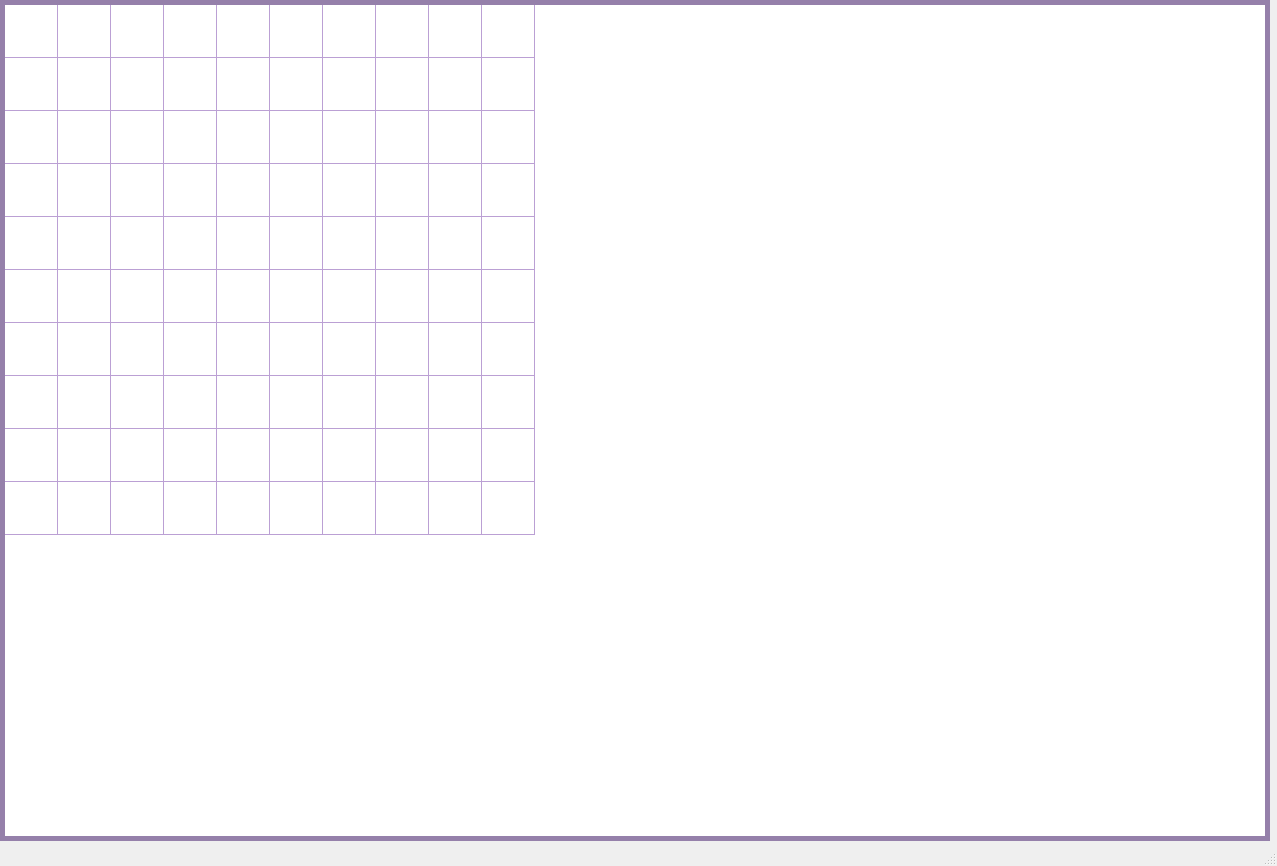
<?xml version="1.0" encoding="UTF-8"?>
<ui version="4.0">
 <class>MainWindow</class>
 <widget class="QMainWindow" name="MainWindow">
  <property name="geometry">
   <rect>
    <x>0</x>
    <y>0</y>
    <width>1277</width>
    <height>866</height>
   </rect>
  </property>
  <property name="windowTitle">
   <string>MainWindow</string>
  </property>
  <property name="windowOpacity">
   <double>2.000000000000000</double>
  </property>
  <widget class="QWidget" name="centralwidget">
   <widget class="QTableWidget" name="tableWidget">
    <property name="enabled">
     <bool>true</bool>
    </property>
    <property name="geometry">
     <rect>
      <x>0</x>
      <y>0</y>
      <width>1270</width>
      <height>841</height>
     </rect>
    </property>
    <property name="sizePolicy">
     <sizepolicy hsizetype="Fixed" vsizetype="Fixed">
      <horstretch>0</horstretch>
      <verstretch>0</verstretch>
     </sizepolicy>
    </property>
    <property name="minimumSize">
     <size>
      <width>1270</width>
      <height>841</height>
     </size>
    </property>
    <property name="maximumSize">
     <size>
      <width>1270</width>
      <height>841</height>
     </size>
    </property>
    <property name="sizeIncrement">
     <size>
      <width>0</width>
      <height>0</height>
     </size>
    </property>
    <property name="palette">
     <palette>
      <active>
       <colorrole role="WindowText">
        <brush brushstyle="SolidPattern">
         <color alpha="255">
          <red>0</red>
          <green>0</green>
          <blue>0</blue>
         </color>
        </brush>
       </colorrole>
       <colorrole role="Button">
        <brush brushstyle="SolidPattern">
         <color alpha="255">
          <red>224</red>
          <green>192</green>
          <blue>255</blue>
         </color>
        </brush>
       </colorrole>
       <colorrole role="Light">
        <brush brushstyle="SolidPattern">
         <color alpha="255">
          <red>255</red>
          <green>255</green>
          <blue>255</blue>
         </color>
        </brush>
       </colorrole>
       <colorrole role="Midlight">
        <brush brushstyle="SolidPattern">
         <color alpha="255">
          <red>239</red>
          <green>223</green>
          <blue>255</blue>
         </color>
        </brush>
       </colorrole>
       <colorrole role="Dark">
        <brush brushstyle="SolidPattern">
         <color alpha="255">
          <red>112</red>
          <green>96</green>
          <blue>127</blue>
         </color>
        </brush>
       </colorrole>
       <colorrole role="Mid">
        <brush brushstyle="SolidPattern">
         <color alpha="255">
          <red>149</red>
          <green>128</green>
          <blue>170</blue>
         </color>
        </brush>
       </colorrole>
       <colorrole role="Text">
        <brush brushstyle="SolidPattern">
         <color alpha="255">
          <red>0</red>
          <green>0</green>
          <blue>0</blue>
         </color>
        </brush>
       </colorrole>
       <colorrole role="BrightText">
        <brush brushstyle="SolidPattern">
         <color alpha="255">
          <red>255</red>
          <green>255</green>
          <blue>255</blue>
         </color>
        </brush>
       </colorrole>
       <colorrole role="ButtonText">
        <brush brushstyle="SolidPattern">
         <color alpha="255">
          <red>0</red>
          <green>0</green>
          <blue>0</blue>
         </color>
        </brush>
       </colorrole>
       <colorrole role="Base">
        <brush brushstyle="SolidPattern">
         <color alpha="255">
          <red>255</red>
          <green>255</green>
          <blue>255</blue>
         </color>
        </brush>
       </colorrole>
       <colorrole role="Window">
        <brush brushstyle="SolidPattern">
         <color alpha="255">
          <red>224</red>
          <green>192</green>
          <blue>255</blue>
         </color>
        </brush>
       </colorrole>
       <colorrole role="Shadow">
        <brush brushstyle="SolidPattern">
         <color alpha="255">
          <red>0</red>
          <green>0</green>
          <blue>0</blue>
         </color>
        </brush>
       </colorrole>
       <colorrole role="AlternateBase">
        <brush brushstyle="SolidPattern">
         <color alpha="255">
          <red>239</red>
          <green>223</green>
          <blue>255</blue>
         </color>
        </brush>
       </colorrole>
       <colorrole role="NoRole">
        <brush brushstyle="SolidPattern">
         <color alpha="255">
          <red>141</red>
          <green>31</green>
          <blue>149</blue>
         </color>
        </brush>
       </colorrole>
       <colorrole role="ToolTipBase">
        <brush brushstyle="SolidPattern">
         <color alpha="255">
          <red>255</red>
          <green>255</green>
          <blue>220</blue>
         </color>
        </brush>
       </colorrole>
       <colorrole role="ToolTipText">
        <brush brushstyle="SolidPattern">
         <color alpha="255">
          <red>0</red>
          <green>0</green>
          <blue>0</blue>
         </color>
        </brush>
       </colorrole>
       <colorrole role="PlaceholderText">
        <brush brushstyle="SolidPattern">
         <color alpha="128">
          <red>187</red>
          <green>134</green>
          <blue>190</blue>
         </color>
        </brush>
       </colorrole>
      </active>
      <inactive>
       <colorrole role="WindowText">
        <brush brushstyle="SolidPattern">
         <color alpha="255">
          <red>0</red>
          <green>0</green>
          <blue>0</blue>
         </color>
        </brush>
       </colorrole>
       <colorrole role="Button">
        <brush brushstyle="SolidPattern">
         <color alpha="255">
          <red>224</red>
          <green>192</green>
          <blue>255</blue>
         </color>
        </brush>
       </colorrole>
       <colorrole role="Light">
        <brush brushstyle="SolidPattern">
         <color alpha="255">
          <red>255</red>
          <green>255</green>
          <blue>255</blue>
         </color>
        </brush>
       </colorrole>
       <colorrole role="Midlight">
        <brush brushstyle="SolidPattern">
         <color alpha="255">
          <red>239</red>
          <green>223</green>
          <blue>255</blue>
         </color>
        </brush>
       </colorrole>
       <colorrole role="Dark">
        <brush brushstyle="SolidPattern">
         <color alpha="255">
          <red>112</red>
          <green>96</green>
          <blue>127</blue>
         </color>
        </brush>
       </colorrole>
       <colorrole role="Mid">
        <brush brushstyle="SolidPattern">
         <color alpha="255">
          <red>149</red>
          <green>128</green>
          <blue>170</blue>
         </color>
        </brush>
       </colorrole>
       <colorrole role="Text">
        <brush brushstyle="SolidPattern">
         <color alpha="255">
          <red>0</red>
          <green>0</green>
          <blue>0</blue>
         </color>
        </brush>
       </colorrole>
       <colorrole role="BrightText">
        <brush brushstyle="SolidPattern">
         <color alpha="255">
          <red>255</red>
          <green>255</green>
          <blue>255</blue>
         </color>
        </brush>
       </colorrole>
       <colorrole role="ButtonText">
        <brush brushstyle="SolidPattern">
         <color alpha="255">
          <red>0</red>
          <green>0</green>
          <blue>0</blue>
         </color>
        </brush>
       </colorrole>
       <colorrole role="Base">
        <brush brushstyle="SolidPattern">
         <color alpha="255">
          <red>255</red>
          <green>255</green>
          <blue>255</blue>
         </color>
        </brush>
       </colorrole>
       <colorrole role="Window">
        <brush brushstyle="SolidPattern">
         <color alpha="255">
          <red>224</red>
          <green>192</green>
          <blue>255</blue>
         </color>
        </brush>
       </colorrole>
       <colorrole role="Shadow">
        <brush brushstyle="SolidPattern">
         <color alpha="255">
          <red>0</red>
          <green>0</green>
          <blue>0</blue>
         </color>
        </brush>
       </colorrole>
       <colorrole role="AlternateBase">
        <brush brushstyle="SolidPattern">
         <color alpha="255">
          <red>239</red>
          <green>223</green>
          <blue>255</blue>
         </color>
        </brush>
       </colorrole>
       <colorrole role="NoRole">
        <brush brushstyle="SolidPattern">
         <color alpha="255">
          <red>141</red>
          <green>31</green>
          <blue>149</blue>
         </color>
        </brush>
       </colorrole>
       <colorrole role="ToolTipBase">
        <brush brushstyle="SolidPattern">
         <color alpha="255">
          <red>255</red>
          <green>255</green>
          <blue>220</blue>
         </color>
        </brush>
       </colorrole>
       <colorrole role="ToolTipText">
        <brush brushstyle="SolidPattern">
         <color alpha="255">
          <red>0</red>
          <green>0</green>
          <blue>0</blue>
         </color>
        </brush>
       </colorrole>
       <colorrole role="PlaceholderText">
        <brush brushstyle="SolidPattern">
         <color alpha="128">
          <red>187</red>
          <green>134</green>
          <blue>190</blue>
         </color>
        </brush>
       </colorrole>
      </inactive>
      <disabled>
       <colorrole role="WindowText">
        <brush brushstyle="SolidPattern">
         <color alpha="255">
          <red>112</red>
          <green>96</green>
          <blue>127</blue>
         </color>
        </brush>
       </colorrole>
       <colorrole role="Button">
        <brush brushstyle="SolidPattern">
         <color alpha="255">
          <red>224</red>
          <green>192</green>
          <blue>255</blue>
         </color>
        </brush>
       </colorrole>
       <colorrole role="Light">
        <brush brushstyle="SolidPattern">
         <color alpha="255">
          <red>255</red>
          <green>255</green>
          <blue>255</blue>
         </color>
        </brush>
       </colorrole>
       <colorrole role="Midlight">
        <brush brushstyle="SolidPattern">
         <color alpha="255">
          <red>239</red>
          <green>223</green>
          <blue>255</blue>
         </color>
        </brush>
       </colorrole>
       <colorrole role="Dark">
        <brush brushstyle="SolidPattern">
         <color alpha="255">
          <red>112</red>
          <green>96</green>
          <blue>127</blue>
         </color>
        </brush>
       </colorrole>
       <colorrole role="Mid">
        <brush brushstyle="SolidPattern">
         <color alpha="255">
          <red>149</red>
          <green>128</green>
          <blue>170</blue>
         </color>
        </brush>
       </colorrole>
       <colorrole role="Text">
        <brush brushstyle="SolidPattern">
         <color alpha="255">
          <red>112</red>
          <green>96</green>
          <blue>127</blue>
         </color>
        </brush>
       </colorrole>
       <colorrole role="BrightText">
        <brush brushstyle="SolidPattern">
         <color alpha="255">
          <red>255</red>
          <green>255</green>
          <blue>255</blue>
         </color>
        </brush>
       </colorrole>
       <colorrole role="ButtonText">
        <brush brushstyle="SolidPattern">
         <color alpha="255">
          <red>112</red>
          <green>96</green>
          <blue>127</blue>
         </color>
        </brush>
       </colorrole>
       <colorrole role="Base">
        <brush brushstyle="SolidPattern">
         <color alpha="255">
          <red>224</red>
          <green>192</green>
          <blue>255</blue>
         </color>
        </brush>
       </colorrole>
       <colorrole role="Window">
        <brush brushstyle="SolidPattern">
         <color alpha="255">
          <red>224</red>
          <green>192</green>
          <blue>255</blue>
         </color>
        </brush>
       </colorrole>
       <colorrole role="Shadow">
        <brush brushstyle="SolidPattern">
         <color alpha="255">
          <red>0</red>
          <green>0</green>
          <blue>0</blue>
         </color>
        </brush>
       </colorrole>
       <colorrole role="AlternateBase">
        <brush brushstyle="SolidPattern">
         <color alpha="255">
          <red>224</red>
          <green>192</green>
          <blue>255</blue>
         </color>
        </brush>
       </colorrole>
       <colorrole role="NoRole">
        <brush brushstyle="SolidPattern">
         <color alpha="255">
          <red>141</red>
          <green>31</green>
          <blue>149</blue>
         </color>
        </brush>
       </colorrole>
       <colorrole role="ToolTipBase">
        <brush brushstyle="SolidPattern">
         <color alpha="255">
          <red>255</red>
          <green>255</green>
          <blue>220</blue>
         </color>
        </brush>
       </colorrole>
       <colorrole role="ToolTipText">
        <brush brushstyle="SolidPattern">
         <color alpha="255">
          <red>0</red>
          <green>0</green>
          <blue>0</blue>
         </color>
        </brush>
       </colorrole>
       <colorrole role="PlaceholderText">
        <brush brushstyle="SolidPattern">
         <color alpha="128">
          <red>187</red>
          <green>134</green>
          <blue>190</blue>
         </color>
        </brush>
       </colorrole>
      </disabled>
     </palette>
    </property>
    <property name="mouseTracking">
     <bool>false</bool>
    </property>
    <property name="tabletTracking">
     <bool>false</bool>
    </property>
    <property name="focusPolicy">
     <enum>Qt::ClickFocus</enum>
    </property>
    <property name="contextMenuPolicy">
     <enum>Qt::CustomContextMenu</enum>
    </property>
    <property name="frameShape">
     <enum>QFrame::Box</enum>
    </property>
    <property name="lineWidth">
     <number>0</number>
    </property>
    <property name="midLineWidth">
     <number>5</number>
    </property>
    <property name="sizeAdjustPolicy">
     <enum>QAbstractScrollArea::AdjustIgnored</enum>
    </property>
    <property name="autoScrollMargin">
     <number>8</number>
    </property>
    <property name="editTriggers">
     <set>QAbstractItemView::CurrentChanged</set>
    </property>
    <property name="tabKeyNavigation">
     <bool>true</bool>
    </property>
    <property name="alternatingRowColors">
     <bool>false</bool>
    </property>
    <property name="selectionMode">
     <enum>QAbstractItemView::NoSelection</enum>
    </property>
    <property name="iconSize">
     <size>
      <width>0</width>
      <height>0</height>
     </size>
    </property>
    <property name="showGrid">
     <bool>true</bool>
    </property>
    <property name="gridStyle">
     <enum>Qt::SolidLine</enum>
    </property>
    <property name="sortingEnabled">
     <bool>false</bool>
    </property>
    <property name="wordWrap">
     <bool>false</bool>
    </property>
    <property name="cornerButtonEnabled">
     <bool>false</bool>
    </property>
    <property name="rowCount">
     <number>10</number>
    </property>
    <property name="columnCount">
     <number>10</number>
    </property>
    <attribute name="horizontalHeaderVisible">
     <bool>false</bool>
    </attribute>
    <attribute name="horizontalHeaderCascadingSectionResizes">
     <bool>false</bool>
    </attribute>
    <attribute name="horizontalHeaderMinimumSectionSize">
     <number>0</number>
    </attribute>
    <attribute name="horizontalHeaderDefaultSectionSize">
     <number>53</number>
    </attribute>
    <attribute name="horizontalHeaderHighlightSections">
     <bool>true</bool>
    </attribute>
    <attribute name="horizontalHeaderShowSortIndicator" stdset="0">
     <bool>false</bool>
    </attribute>
    <attribute name="horizontalHeaderStretchLastSection">
     <bool>false</bool>
    </attribute>
    <attribute name="verticalHeaderVisible">
     <bool>false</bool>
    </attribute>
    <attribute name="verticalHeaderCascadingSectionResizes">
     <bool>false</bool>
    </attribute>
    <attribute name="verticalHeaderMinimumSectionSize">
     <number>2</number>
    </attribute>
    <attribute name="verticalHeaderDefaultSectionSize">
     <number>53</number>
    </attribute>
    <attribute name="verticalHeaderHighlightSections">
     <bool>true</bool>
    </attribute>
    <attribute name="verticalHeaderShowSortIndicator" stdset="0">
     <bool>true</bool>
    </attribute>
    <attribute name="verticalHeaderStretchLastSection">
     <bool>false</bool>
    </attribute>
    <row/>
    <row/>
    <row/>
    <row/>
    <row/>
    <row/>
    <row/>
    <row/>
    <row/>
    <row/>
    <column/>
    <column/>
    <column/>
    <column/>
    <column/>
    <column/>
    <column/>
    <column/>
    <column/>
    <column/>
   </widget>
  </widget>
  <widget class="QMenuBar" name="menubar">
   <property name="geometry">
    <rect>
     <x>0</x>
     <y>0</y>
     <width>1277</width>
     <height>26</height>
    </rect>
   </property>
  </widget>
  <widget class="QStatusBar" name="statusbar"/>
 </widget>
 <resources/>
 <connections/>
</ui>
